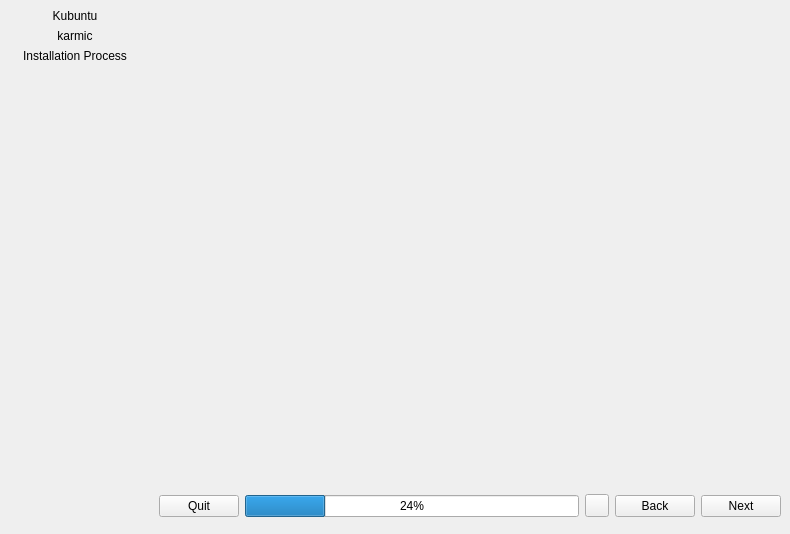
<?xml version="1.0" encoding="UTF-8"?>
<ui version="4.0">
 <class>MainWindow</class>
 <widget class="QMainWindow" name="MainWindow">
  <property name="geometry">
   <rect>
    <x>0</x>
    <y>0</y>
    <width>790</width>
    <height>534</height>
   </rect>
  </property>
  <property name="windowTitle">
   <string>MainWindow</string>
  </property>
  <widget class="QWidget" name="centralwidget">
   <layout class="QGridLayout" name="gridLayout">
    <property name="margin">
     <number>0</number>
    </property>
    <property name="spacing">
     <number>0</number>
    </property>
    <item row="1" column="1">
     <widget class="QFrame" name="footer_frame">
      <property name="sizePolicy">
       <sizepolicy hsizetype="Preferred" vsizetype="Fixed">
        <horstretch>0</horstretch>
        <verstretch>0</verstretch>
       </sizepolicy>
      </property>
      <layout class="QHBoxLayout" name="horizontalLayout_8">
       <item>
        <widget class="QStackedWidget" name="progress_stack">
         <property name="sizePolicy">
          <sizepolicy hsizetype="Preferred" vsizetype="Minimum">
           <horstretch>0</horstretch>
           <verstretch>0</verstretch>
          </sizepolicy>
         </property>
         <widget class="QWidget" name="progress_widget">
          <layout class="QHBoxLayout" name="horizontalLayout_5">
           <property name="margin">
            <number>0</number>
           </property>
           <item>
            <widget class="QPushButton" name="quit">
             <property name="text">
              <string>Quit</string>
             </property>
             <property name="autoDefault">
              <bool>true</bool>
             </property>
            </widget>
           </item>
           <item>
            <widget class="QProgressBar" name="progressBar">
             <property name="value">
              <number>24</number>
             </property>
            </widget>
           </item>
           <item>
            <widget class="QToolButton" name="progressCancel"/>
           </item>
          </layout>
         </widget>
         <widget class="QWidget" name="progress_placeholder">
          <layout class="QHBoxLayout" name="horizontalLayout_6">
           <item>
            <spacer name="horizontalSpacer_5">
             <property name="orientation">
              <enum>Qt::Horizontal</enum>
             </property>
             <property name="sizeHint" stdset="0">
              <size>
               <width>12</width>
               <height>20</height>
              </size>
             </property>
            </spacer>
           </item>
          </layout>
         </widget>
        </widget>
       </item>
       <item>
        <widget class="QWidget" name="navigation" native="true">
         <layout class="QHBoxLayout" name="horizontalLayout_2">
          <property name="margin">
           <number>0</number>
          </property>
          <item>
           <widget class="QPushButton" name="back">
            <property name="text">
             <string>Back</string>
            </property>
            <property name="autoDefault">
             <bool>true</bool>
            </property>
           </widget>
          </item>
          <item>
           <widget class="QPushButton" name="next">
            <property name="text">
             <string>Next</string>
            </property>
            <property name="autoDefault">
             <bool>true</bool>
            </property>
           </widget>
          </item>
         </layout>
        </widget>
       </item>
      </layout>
     </widget>
    </item>
    <item row="0" column="0" rowspan="2">
     <widget class="QWidget" name="sidebar_widget" native="true">
      <property name="sizePolicy">
       <sizepolicy hsizetype="Fixed" vsizetype="MinimumExpanding">
        <horstretch>0</horstretch>
        <verstretch>0</verstretch>
       </sizepolicy>
      </property>
      <property name="minimumSize">
       <size>
        <width>150</width>
        <height>0</height>
       </size>
      </property>
      <property name="maximumSize">
       <size>
        <width>150</width>
        <height>16777215</height>
       </size>
      </property>
      <layout class="QVBoxLayout" name="verticalLayout_3">
       <property name="spacing">
        <number>0</number>
       </property>
       <property name="margin">
        <number>0</number>
       </property>
       <item>
        <widget class="QFrame" name="sidebar_header_frame">
         <property name="sizePolicy">
          <sizepolicy hsizetype="Preferred" vsizetype="Minimum">
           <horstretch>0</horstretch>
           <verstretch>0</verstretch>
          </sizepolicy>
         </property>
         <layout class="QVBoxLayout" name="verticalLayout_4">
          <item>
           <widget class="QLabel" name="distro_name_label">
            <property name="text">
             <string>Kubuntu</string>
            </property>
            <property name="scaledContents">
             <bool>false</bool>
            </property>
            <property name="alignment">
             <set>Qt::AlignHCenter|Qt::AlignTop</set>
            </property>
           </widget>
          </item>
          <item>
           <widget class="QLabel" name="distro_release_label">
            <property name="text">
             <string>karmic</string>
            </property>
            <property name="alignment">
             <set>Qt::AlignHCenter|Qt::AlignTop</set>
            </property>
           </widget>
          </item>
          <item>
           <widget class="QLabel" name="install_process_label">
            <property name="text">
             <string>Installation Process</string>
            </property>
            <property name="alignment">
             <set>Qt::AlignHCenter|Qt::AlignTop</set>
            </property>
           </widget>
          </item>
         </layout>
        </widget>
       </item>
       <item>
        <widget class="QWidget" name="steps_widget" native="true">
         <property name="sizePolicy">
          <sizepolicy hsizetype="Expanding" vsizetype="MinimumExpanding">
           <horstretch>0</horstretch>
           <verstretch>0</verstretch>
          </sizepolicy>
         </property>
         <layout class="QVBoxLayout" name="verticalLayout_5">
          <property name="spacing">
           <number>0</number>
          </property>
          <property name="margin">
           <number>0</number>
          </property>
         </layout>
        </widget>
       </item>
       <item>
        <widget class="QFrame" name="sidebar_footer_frame">
         <property name="sizePolicy">
          <sizepolicy hsizetype="Minimum" vsizetype="Minimum">
           <horstretch>0</horstretch>
           <verstretch>0</verstretch>
          </sizepolicy>
         </property>
         <layout class="QHBoxLayout" name="horizontalLayout_7">
          <property name="margin">
           <number>0</number>
          </property>
         </layout>
        </widget>
       </item>
      </layout>
     </widget>
    </item>
    <item row="0" column="1">
     <widget class="QWidget" name="setup_page" native="true">
      <layout class="QHBoxLayout" name="setup_page_layout">
       <property name="margin">
        <number>1</number>
       </property>
       <item>
        <spacer name="setup_left_spacer">
         <property name="orientation">
          <enum>Qt::Horizontal</enum>
         </property>
         <property name="sizeType">
          <enum>QSizePolicy::Preferred</enum>
         </property>
         <property name="sizeHint" stdset="0">
          <size>
           <width>12</width>
           <height>20</height>
          </size>
         </property>
        </spacer>
       </item>
       <item>
        <widget class="QWidget" name="content_widget" native="true">
         <property name="sizePolicy">
          <sizepolicy hsizetype="Expanding" vsizetype="Preferred">
           <horstretch>0</horstretch>
           <verstretch>0</verstretch>
          </sizepolicy>
         </property>
         <property name="maximumSize">
          <size>
           <width>1000</width>
           <height>16777215</height>
          </size>
         </property>
        </widget>
       </item>
       <item>
        <spacer name="setup_right_spacer">
         <property name="orientation">
          <enum>Qt::Horizontal</enum>
         </property>
         <property name="sizeType">
          <enum>QSizePolicy::Preferred</enum>
         </property>
         <property name="sizeHint" stdset="0">
          <size>
           <width>12</width>
           <height>20</height>
          </size>
         </property>
        </spacer>
       </item>
      </layout>
     </widget>
    </item>
   </layout>
  </widget>
 </widget>
 <tabstops>
  <tabstop>next</tabstop>
  <tabstop>back</tabstop>
  <tabstop>progressCancel</tabstop>
 </tabstops>
 <resources/>
 <connections/>
</ui>
